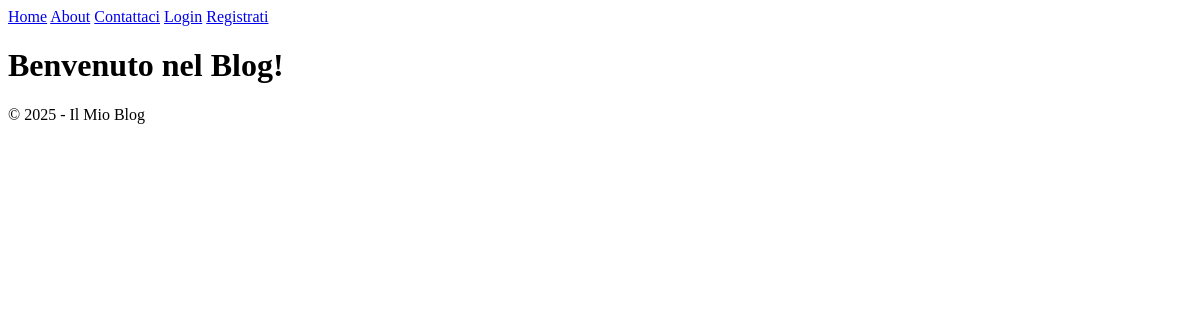
Page /blog/ on the earlier database version.
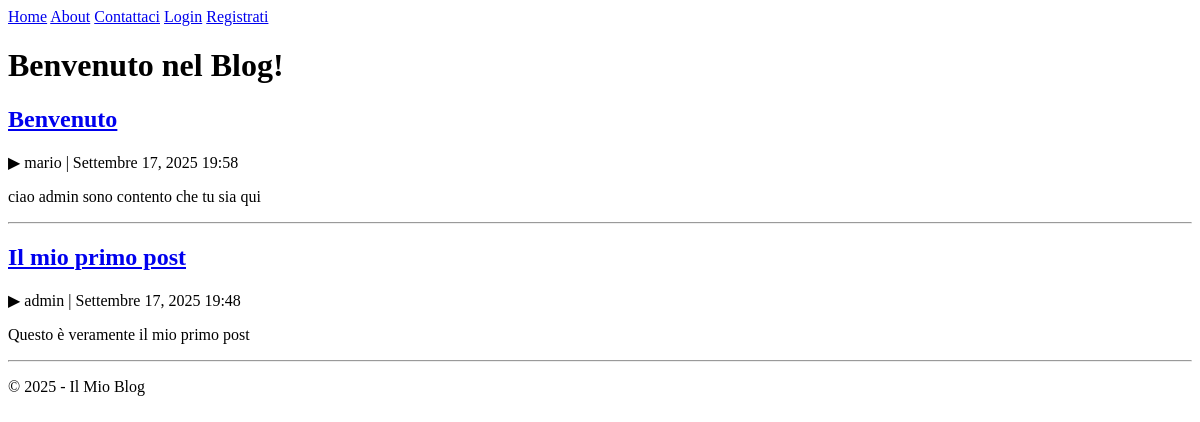
Same page on the later database version.
### blog/models.py (models this page shows, shortened)
class Post(models.Model):
    title = models.CharField(max_length=100)
    content = models.TextField(null=True, blank=True)
    date_posted = models.DateTimeField(default=timezone.now)
    author = models.ForeignKey(User, on_delete=models.CASCADE)

### blog/views.py (the view)
# urls.py: path('', PostListView.as_view(), name='blog-home'),
class PostListView(ListView):
    model = Post # 1. Quale modello interrogare
    template_name = 'blog/home.html' # 2. Quale template usare
    context_object_name = 'posts' # 3. Come si chiamerà la nostra lista nel template
    ordering = ['-date_posted'] # Aggiungiamo anche l'ordinamento

### blog/templates/blog/home.html
{% extends 'blog/base.html' %}
{% block content %}
    <h1>Benvenuto nel Blog!</h1>
    {% for post in posts %}
        <article>
            <h2><a href="{% url 'post-detail' post.pk %}">{{ post.title }}</a></h2>
            <p>▶ {{ post.author }} | {{ post.date_posted|date:"F d, Y H:i" }}</p>
            <p>{{ post.content }}</p>
        </article>
        <hr>
    {% endfor %}
{% endblock content %}

### blog/templates/blog/base.html (shortened to what this page needs)
<!DOCTYPE html>
<html>
<head>
</head>
<body>
    <header>
<nav>
    <a href="{% url 'blog-home' %}">Home</a>
    <a href="{% url 'blog-about' %}">About</a>
    <a href="{% url 'blog-contact' %}">Contattaci</a>
    {% if user.is_authenticated %}
        <a href="{% url 'post-create' %}">Crea Post</a>
                <form style="display: inline;" method="POST" action="{% url 'logout' %}">
            {% csrf_token %}
            <button type="submit" style="background:none; border:none; padding:0; color:blue; text-decoration:underline; cursor:pointer;">Logout</button>
        </form>
    {% else %}
        <a href="{% url 'login' %}">Login</a>
        <a href="{% url 'register' %}">Registrati</a>
    {% endif %}
</nav>
    </header>
    <main>
        {% block content %}{% endblock %}
    </main>
    <footer>
        <p>&copy; 2025 - Il Mio Blog</p>
    </footer>
</body>
</html>

Differences in the rows shown:
added Post: title "Benvenuto", author "mario", date_posted "Settembre 17, 2025 19:58", content "ciao admin sono contento che tu sia qui"
added Post: title "Il mio primo post", author "admin", date_posted "Settembre 17, 2025 19:48", content "Questo è veramente il mio primo post"
